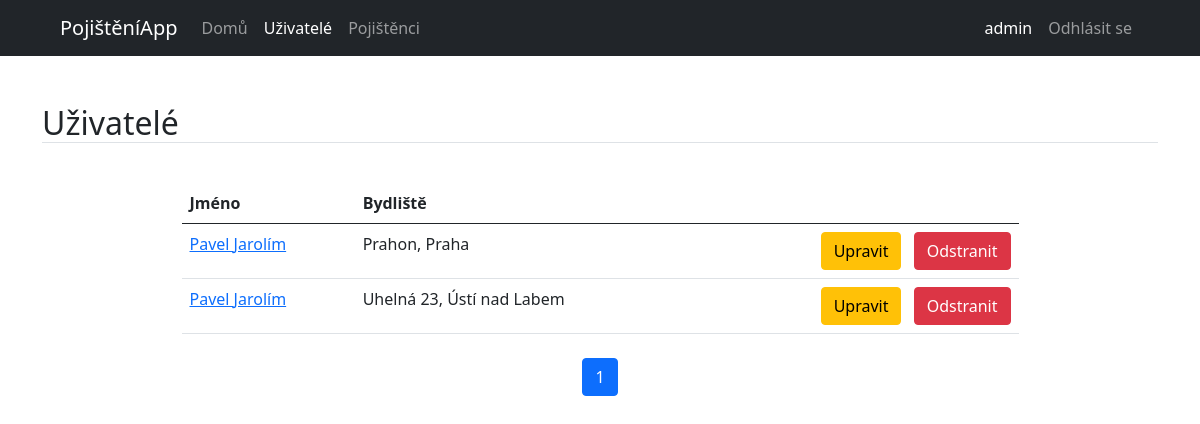
Page /správa_uživatelů (signed in) on the committed database.
### root/models.py (models this page shows, shortened)
class Users(db.Model, UserMixin):
    id = db.Column(db.Integer, primary_key=True)
    first_name = db.Column(db.String(60), nullable=False)
    last_name = db.Column(db.String(60), nullable=False)
    email = db.Column(db.String(120), unique=True, nullable=False)
    password = db.Column(db.String(60), nullable=False)
    city = db.Column(db.String(60), nullable=False)
    address = db.Column(db.String(260), nullable=False)
    zip = db.Column(db.Integer, nullable=False)
    insurance = db.relationship("InsuredPersons", lazy=True, backref="insured_person")

### root/users/routes.py (the view)
@users.route("/správa_uživatelů")
@login_required
def users_management():
    if current_user.email != "admin@blog.com":
        flash("Na tuto stránku nemáte povolení vstoupit!", "danger")
        return redirect(url_for("main.home"))
    page = request.args.get('page', 1, type=int)
    users_list = Users.query.paginate(per_page=10, page=page)
    return render_template("users_management.html", title="Uživatelé", users_list=users_list)

### root/models.py (called while the page is built)
@login_manager.user_loader
def load_user(user_id):
    return Users.query.get(user_id)

### root/users/templates/users_management.html (shortened to what this page needs)
{% extends "base.html" %}
{% block content %}
    <section class="content-section">
        <div class="media">
            <h2 class="border-bottom mb-4">Uživatelé</h2>
            <div class="media-body pt-3">
                <table class="table w-75 m-auto">
                    <thead>
                        <tr>
                            <th scope="col">Jméno</th>
                            <th scope="col">Bydliště</th>
                            <th scope="col"></th>
                        </tr>
                    </thead>
                    <tbody>
                    {% for user in users_list.items %}
                        {% if user.email != "admin@blog.com" %}
                            <tr>
                                <td><a href="{{ url_for('users.user_account', user_id=user.id) }}">{{ user.first_name }} {{ user.last_name }}</a></td>
                                <td>{{ user.address }}, {{ user.city }}</td>
                                <td class="text-end">
                                    <a class="btn btn-warning mx-2" href="{{ url_for('main.home') }}" role="button">Upravit</a>
                                    <button type="button" class="btn btn-danger" data-bs-toggle="modal" data-bs-target="#deleteModal-{{ user.id }}">Odstranit</button>
                                </td>
                            </tr>
                        {% endif %}
                    {% endfor %}
                    </tbody>
                </table>
                <ul class="pagination pt-4 text-center justify-content-center">
                {% for page in users_list.iter_pages(left_current=2, right_current=2) %}
                    {% if page %}
                        {% if page != users_list.page %}
                            <li class="page-item"><a class="page-link" href="{{ url_for('users.users_management', page=page) }}">{{ page }}</a></li>
                        {% else %}
                            <li class="page-item active"><a class="page-link" href="{{ url_for('users.users_management', page=page) }}">{{ page }}</a></li>
                        {% endif %}
                    {% endif %}
                {% endfor %}
                </ul>
            </div>
        </div>
    </section>
{% endblock %}

### root/main/templates/base.html (shortened to what this page needs)
<!DOCTYPE html>
<html lang="cs-cz">
    <head>
        <link rel="stylesheet" href="{{ url_for('static', filename='bootstrap-5.0.2-dist/css/bootstrap.min.css')}}">
    </head>
    <body>
        <header>
            {% block header %}
            <nav class="navbar navbar-expand-lg navbar-dark bg-dark">
                <div class="container-fluid mx-5">
                    <a class="navbar-brand" href="{{ url_for('main.home') }}">PojištěníApp</a>
                    <div class="collapse navbar-collapse" id="navbarNav">
                        <div class="navbar-nav">
                            {% if current_user.is_authenticated %}
                                <a class="nav-link {% if title == 'Domů' %}active{% endif %}" href="{{ url_for('main.home') }}">Domů</a>
                                {% if current_user.email == 'admin@blog.com' %}
                                    <a class="nav-link {% if title == 'Uživatelé' %}active{% endif %}" href="{{ url_for('users.users_management') }}">Uživatelé</a>
                                    <a class="nav-link {% if title == 'Pojištěnci' %}active{% endif %}" href="{{ url_for('users.insured_persons') }}">Pojištěnci</a>
                                {% else %}
                                    <a class="nav-link {% if title == 'Účet' %}active{% endif %}" href="{{ url_for('users.my_account') }}">Účet</a>
                                {% endif %}
                            {% else %}
                                <a class="nav-link {% if title == 'Domů' %}active{% endif %}" href="{{ url_for('main.home') }}">Domů</a>
                            {% endif %}
                        </div>
                        <div class="navbar-nav ms-auto">
                            {% if current_user.is_authenticated %}
                                <div class="text-white d-flex align-items-center pe-2">
                                    {% if current_user.email == 'admin@blog.com' %}
                                        {{ current_user.first_name }}
                                    {% else %}
                                        {{ current_user.first_name }} {{ current_user.last_name }}
                                    {% endif %}
                                </div>
                                <a class="nav-link {% if title == 'Odhlášení' %}active{% endif %}" href="{{ url_for('users.logout') }}">Odhlásit se</a>
                            {% else %}
                                <a class="nav-link {% if title == 'Přihlášení' %}active{% endif %}" href="{{ url_for('users.login') }}">Přihlášení</a>
                                <a class="nav-link {% if title == 'Registrace' %}active{% endif %}" href="{{ url_for('users.register') }}">Registrace</a>
                            {% endif %}
                        </div>
                    </div>
                </div>
            </nav>
            {% endblock %}
        </header>
        <main role="main" class="container mt-5">
            {% block content %}{% endblock %}
        </main>
    </body>
</html>

### rows in the picture
Users: first_name "admin"
Users: first_name "Pavel", last_name "Jarolím", address "Prahon", city "Praha"
Users: first_name "Pavel", last_name "Jarolím", address "Uhelná 23", city "Ústí nad Labem"

### other values in the picture
{{ page }} "1"
